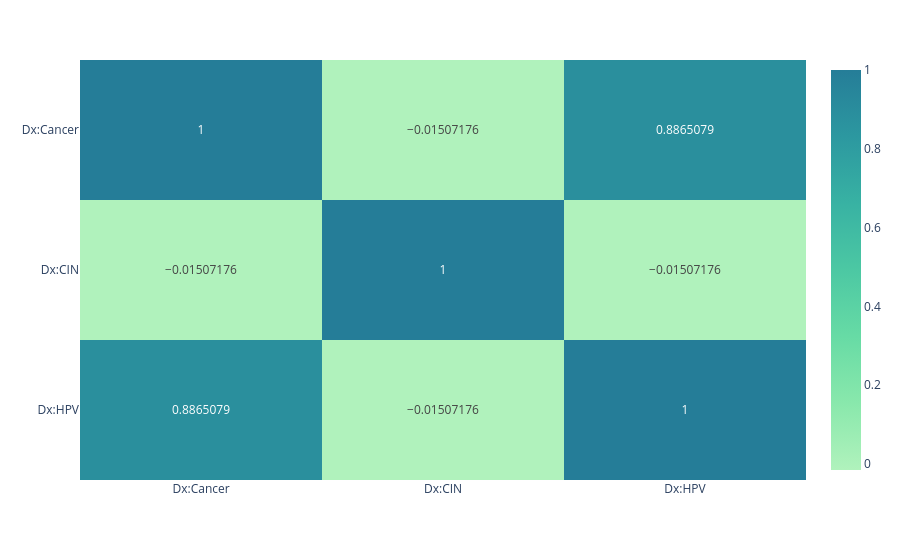

Source (notebook cell):
### Code cell
diagnoses_cols = ['Dx:Cancer',
                  'Dx:CIN',
                  'Dx:HPV']
diagnoses_corr_matrix = df[diagnoses_cols].corr()
# print(diagnoses_corr_matrix)
diagnoses_heatmap = px.imshow(diagnoses_corr_matrix, aspect="auto", color_continuous_scale="tealgrn", text_auto=True)
diagnoses_heatmap.show()

### Figure 1 — Plotly figure (JSON) as saved in the notebook; plotly's stock layout.template omitted (floating-point values rounded to 4 significant figures)
{"data": [{"coloraxis": "coloraxis", "hovertemplate": "x: %{x}<br>y: %{y}<br>color: %{z}<extra></extra>", "name": "0", "texttemplate": "%{z}", "type": "heatmap", "x": ["Dx:Cancer", "Dx:CIN", "Dx:HPV"], "xaxis": "x", "y": ["Dx:Cancer", "Dx:CIN", "Dx:HPV"], "yaxis": "y", "z": [[1.0, -0.01507, 0.8865], [-0.01507, 1.0, -0.01507], [0.8865, -0.01507, 1.0]]}], "layout": {"coloraxis": {"colorscale": [[0, "rgb(176, 242, 188)"], [0.1667, "rgb(137, 232, 172)"], [0.3333, "rgb(103, 219, 165)"], [0.5, "rgb(76, 200, 163)"], [0.6667, "rgb(56, 178, 163)"], [0.8333, "rgb(44, 152, 160)"], [1, "rgb(37, 125, 152)"]]}, "margin": {"t": 60}, "xaxis": {"anchor": "y", "domain": [0, 1]}, "yaxis": {"anchor": "x", "autorange": "reversed", "domain": [0, 1]}}}
